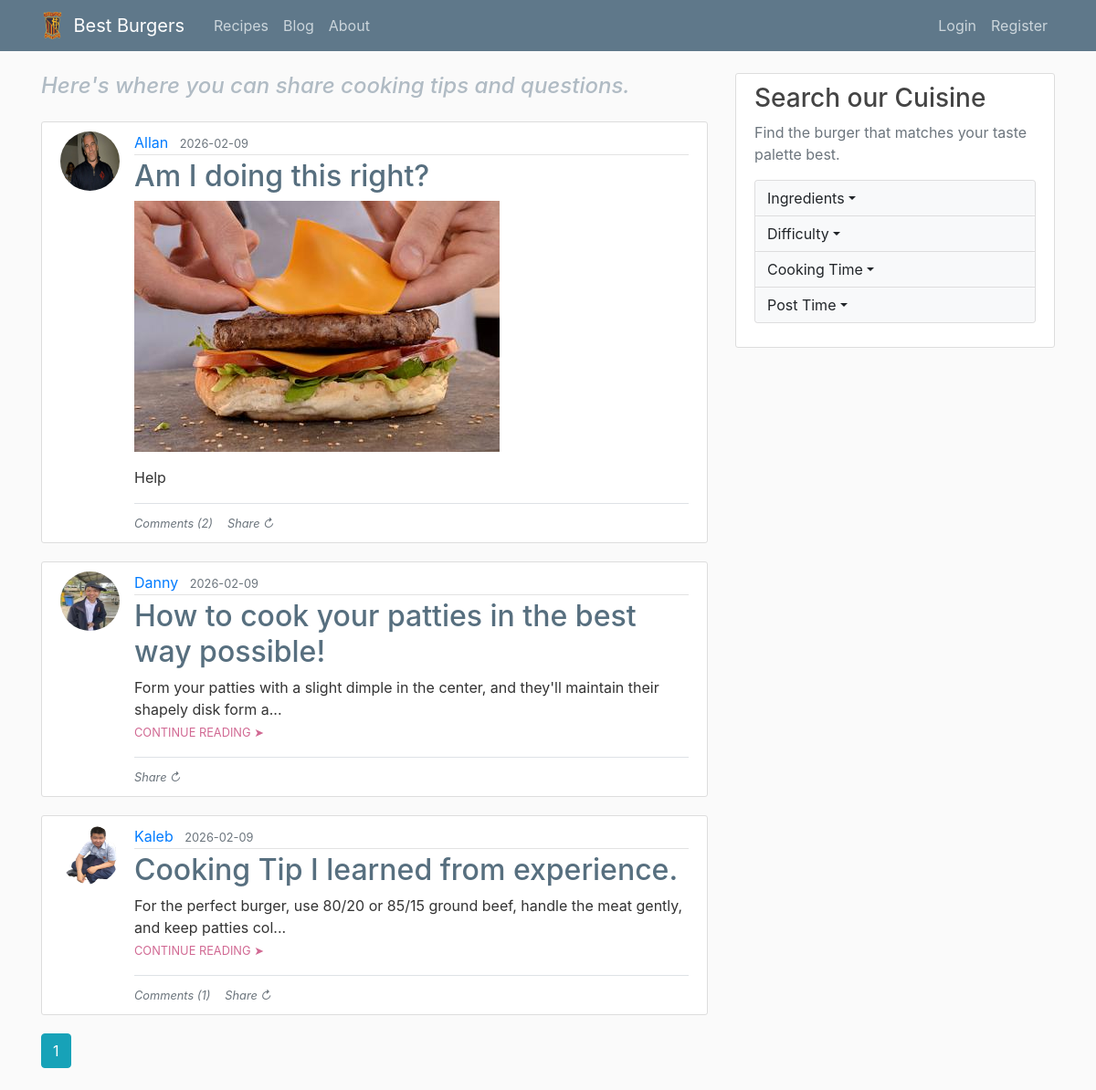
Page /blog?sort=latest on the committed database.
### flaskblog/models.py (models this page shows, shortened)
class Post(db.Model):
    id = db.Column(db.Integer, primary_key=True) # Primary key for posts
    title = db.Column(db.String(100), nullable=False)
    date_posted = db.Column(db.DateTime, nullable=False, default=datetime.utcnow)
    content = db.Column(db.Text, nullable=False)
    image_file = db.Column(db.String(20), nullable=True) # Optional image file
    tags = db.Column(db.String(200), nullable=True, default="") # Optional tags users can include on their posts for search filters
    user_id = db.Column(db.Integer, db.ForeignKey('user.id'), nullable=False)
    category = db.Column(db.String(20), nullable=False, default="main")
    comments = db.relationship('Comment', backref='post', lazy=True, cascade="all, delete-orphan")

class User(db.Model, UserMixin):
    id = db.Column(db.Integer, primary_key=True) # Primary key for the user table
    username = db.Column(db.String(20), unique=True, nullable=False)
    email = db.Column(db.String(120), unique=True, nullable=False)
    image_file = db.Column(db.String(20), nullable=False, default='default.jpg') # Profile image filename stored in the database
    password = db.Column(db.String(60), nullable=False)
    posts = db.relationship('Post', backref='author', lazy=True)
    is_admin = db.Column(db.Boolean, default=False)

### flaskblog/main/routes.py (the view)
@main.route("/blog")
def blog():
    page = request.args.get('page', 1, type=int) # Get current page number for pagination (default = 1)
    selected_tags = request.args.getlist('tags') # Get list of selected tags from query parameters
    sort_option = request.args.get('sort', 'latest')
    category = request.args.get('category', 'blog')
    query = Post.query.filter_by(category=category)
    for tag in selected_tags:
        query = query.filter(Post.tags.contains(tag))
    if sort_option == 'oldest':
        query = query.order_by(Post.date_posted.asc())
    else:
        query = query.order_by(Post.date_posted.desc())
    posts = query.order_by(Post.date_posted.desc()).paginate(page=page, per_page=5)
    return render_template('blog.html', posts=posts, current_category='blog')

### flaskblog/__init__.py (called while the page is built)
def create_app(config_class=Config):
    app = Flask(__name__)
    app.config.from_object(Config) # Load configuration settings
    db.init_app(app)
    bcrypt.init_app(app)
    login_manager.init_app(app)
    mail.init_app(app)
    from flaskblog.users.routes import users
    from flaskblog.posts.routes import posts
    from flaskblog.main.routes import main
    from flaskblog.errors.handlers import errors
    app.register_blueprint(users)
    app.register_blueprint(posts)
    app.register_blueprint(main)
    app.register_blueprint(errors)
    @app.context_processor
    def inject_tag_labels():
        return dict(tag_labels=TAG_LABELS)
    with app.app_context():
        db.create_all()
        load_admin_user()
    return app

### flaskblog/templates/blog.html (shortened to what this page needs)
{% extends "layout.html" %}
{% block content %}
<h4 class="mb-4" style="color: #B0BBC4;"><i>Here's where you can share cooking tips and questions.</i></h4>
{% for post in posts.items %}
    <article class="media content-section">
      <img class="rounded-circle article-img" src="{{ url_for('static', filename='profile_pics/' + post.author.image_file) }}">
      <div class="media-body">
        <div class="article-metadata">
          <a class="mr-2" href="{{ url_for('users.user_posts', username=post.author.username) }}">{{ post.author.username }}</a>
          <small class="text-muted">{{ post.date_posted.strftime('%Y-%m-%d') }}</small>
        </div>
        <h2><a class="article-title" href="{{ url_for('posts.post', post_id=post.id) }}">{{ post.title }}</a></h2>
        {% if post.image_file %}
        <img class="img-fluid mb-3" src="{{ url_for('static', filename='post_pics/' + post.image_file) }}">
        {% endif %}
        {% if post.content|length > 100 %}
          <p class="article-content"> {{ post.content[:100] }}...
            <small><a class="article-read-more" href="{{ url_for('posts.post', post_id=post.id) }}">CONTINUE READING ➤</a></small> </p>
          {% else %}
            <p class="article-content">{{ post.content }}</p>
        {% endif %}
        <div class="border-top pt-2 mt-2 d-flex align-items-center">
          {% if post.comments|length > 0 %}
              <a class="text-muted mr-3" href="{{ url_for('posts.post', post_id=post.id) }}#comments"><small><i>Comments ({{ post.comments|length }})</i></small></a>
          {% endif %}
          <a href="#" class="copy-link text-muted" data-url="{{ url_for('posts.post', post_id=post.id, _external=True) }}"><small><i class="copy-text">Share ↻</i></small></a>
        </div>
      </div>
    </article>
{% endfor %}
{% for page_num in posts.iter_pages(left_edge=1, right_edge=1, left_current=1, right_current=2) %}
  {% if page_num %}
    {% if posts.page == page_num %}
      <a class="btn btn-info mb-4" href="{{ url_for('main.blog', page=page_num, tags=request.args.getlist('tags'),sort=request.args.get('sort')) }}">{{ page_num }}</a>
    {% else %}
      <a class="btn btn-outline-info mb-4" href="{{ url_for('main.blog', page=page_num, tags=request.args.getlist('tags'),sort=request.args.get('sort')) }}">{{ page_num }}</a>
    {% endif %}
  {% else %}
    ...
  {% endif %}
{% endfor %}
{% endblock content %}

### flaskblog/static/main.css (style rules this page uses)
body { background: #fafafa; color: #333333; margin-top: 5rem; }
h1, h2, h3, h4, h5, h6 { color: #444444; }
.content-section { background: #ffffff; padding: 10px 20px; border: 1px solid #dddddd; border-radius: 3px; margin-bottom: 20px; }
.article-title { color: #576F7F; }
.article-content { white-space: pre-line; }
.article-read-more { color: #d16993; }
.article-img { height: 65px; width: 65px; margin-right: 16px; }
.article-metadata { padding-bottom: 1px; margin-bottom: 4px; border-bottom: 1px solid #e3e3e3 }

### rows in the picture
Post: image_file (picture), author.username "Allan", date_posted "2026-02-09", title "Am I doing this right?", content "Help", comments|length "2"
Post: image_file (picture), author.username "Danny", date_posted "2026-02-09", title "How to cook your patties in the best way possible!", content "Form your patties with a slight dimple in the center, and they'll maintain their shapely disk form a"
Post: image_file (picture), author.username "Kaleb", date_posted "2026-02-09", title "Cooking Tip I learned from experience.", content "For the perfect burger, use 80/20 or 85/15 ground beef, handle the meat gently, and keep patties col", comments|length "1"

### other values in the picture
{{ page_num }} "1"
